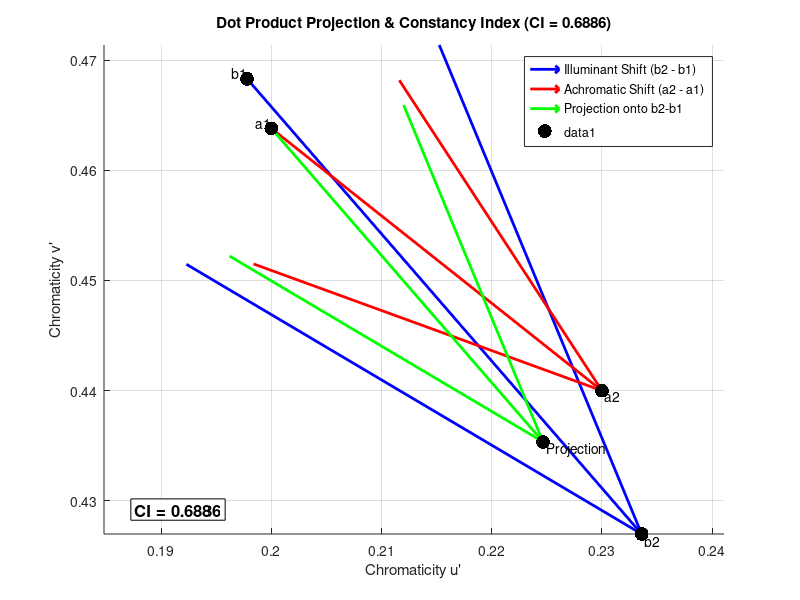

The MATLAB source for this figure:
% Define chromaticity coordinates of the reference and test illuminants
b1 = [0.1978, 0.4683];  % Reference illuminant chromaticity
b2 = [0.2336, 0.427]; % Test illuminant chromaticity

% Define achromatic settings under the reference and test illuminants
a1 = [0.20, 0.4638]; % Observer1s neutral point under reference illuminant
a2 = [0.23, 0.44]; % Observer0s neutral point under test illuminant

% Compute vector differences
delta_b = b2 - b1; % Change in illuminant chromaticity
delta_a = a2 - a1; % Change in achromatic setting

% Compute Constancy Index (CI)
CI = dot(delta_b, delta_a) / norm(delta_b)^2;

% Compute projection of delta_a onto delta_b
projection_scalar = CI; % Since CI is the projection coefficient
projection_vector = projection_scalar * delta_b;

% Compute the projected point
a1_proj = a1 + projection_vector;

% Plot the vectors
figure; hold on; grid on; axis equal;
xlabel('Chromaticity u'''); ylabel('Chromaticity v''');
title(sprintf('Dot Product Projection & Constancy Index (CI = %.4f)', CI));

% Plot illuminant shift vector
quiver(b1(1), b1(2), delta_b(1), delta_b(2), 0, 'b', 'LineWidth', 2, 'MaxHeadSize', 0.5, 'DisplayName', 'Illuminant Shift (b2 - b1)');

% Plot achromatic setting shift vector
quiver(a1(1), a1(2), delta_a(1), delta_a(2), 0, 'r', 'LineWidth', 2, 'MaxHeadSize', 0.5, 'DisplayName', 'Achromatic Shift (a2 - a1)');

% Plot projection vector
quiver(a1(1), a1(2), projection_vector(1), projection_vector(2), 0, 'g', 'LineWidth', 2, 'MaxHeadSize', 0.5, 'DisplayName', 'Projection onto b2-b1');

% Mark points
scatter([b1(1), b2(1), a1(1), a2(1), a1_proj(1)], ...
        [b1(2), b2(2), a1(2), a2(2), a1_proj(2)], 100, 'k', 'filled');

% Add labels for points
text(b1(1), b1(2), ' b1', 'VerticalAlignment', 'bottom', 'HorizontalAlignment', 'right');
text(b2(1), b2(2), ' b2', 'VerticalAlignment', 'top', 'HorizontalAlignment', 'left');
text(a1(1), a1(2), ' a1', 'VerticalAlignment', 'bottom', 'HorizontalAlignment', 'right');
text(a2(1), a2(2), ' a2', 'VerticalAlignment', 'top', 'HorizontalAlignment', 'left');
text(a1_proj(1), a1_proj(2), ' Projection', 'VerticalAlignment', 'top', 'HorizontalAlignment', 'left');

x_limits = xlim;
y_limits = ylim;
x_pos = x_limits(1) + 0.05 * (x_limits(2) - x_limits(1)); % Left 5% margin
y_pos = y_limits(1) + 0.05 * (y_limits(2) - y_limits(1)); % Bottom 5% margin

% Display CI value in the bottom-left corner
text(x_pos, y_pos, sprintf('CI = %.4f', CI), 'FontSize', 12, 'FontWeight', 'bold', ...
     'Color', 'k', 'BackgroundColor', 'w', 'EdgeColor', 'k');

legend;
hold off;

% Display CI value in command window
fprintf('Chromaticity Index (CI): %.4f\n', CI);
